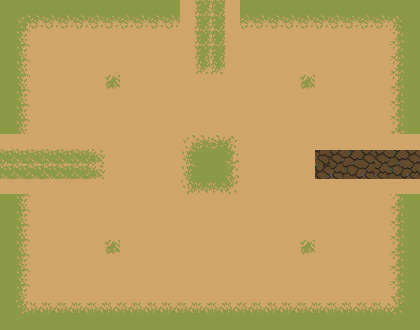

A 2D game scene composited from a Tiled map and its tileset images. What follows is a short description and the map's XML, with every tile layer's data as written:
An orthogonal 28x22 tile map with 15x15 px tiles, 1 tile layer (sueloLayer), 2 tilesets and 21 objects.

<map version="1.10" tiledversion="1.10.2" orientation="orthogonal" renderorder="right-down" width="28" height="22" tilewidth="15" tileheight="15" infinite="0" nextlayerid="3" nextobjectid="29">
 <tileset firstgid="1" source="Ground Tileset.tsx" />
 <tileset firstgid="331" source="bossTileset.tsx" />
 <layer id="1" name="sueloLayer" width="28" height="22">
  <data encoding="csv">
255,255,255,255,255,255,255,255,255,255,255,255,244,257,257,244,255,255,255,255,255,255,255,255,255,255,255,255,
255,221,222,222,222,222,222,222,222,222,222,222,244,257,257,244,222,222,222,222,222,222,222,222,222,222,223,255,
255,243,244,244,244,244,244,244,244,244,244,244,244,257,257,244,244,244,244,244,244,244,244,244,244,244,245,255,
255,243,244,244,244,244,244,244,244,244,244,244,244,257,257,244,244,244,244,244,244,244,244,244,244,244,245,255,
255,243,244,244,244,244,244,244,244,244,244,244,244,279,279,244,244,244,244,244,244,244,244,244,244,244,245,255,
255,243,244,244,244,244,244,301,244,244,244,244,244,244,244,244,244,244,244,244,301,244,244,244,244,244,245,255,
255,243,244,244,244,244,244,244,244,244,244,244,244,244,244,244,244,244,244,244,244,244,244,244,244,244,245,255,
255,243,244,244,244,244,244,244,244,244,244,244,244,244,244,244,244,244,244,244,244,244,244,244,244,244,245,255,
255,243,244,244,244,244,244,244,244,244,244,244,244,244,244,244,244,244,244,244,244,244,244,244,244,244,245,255,
244,244,244,244,244,244,244,244,244,244,244,244,232,233,233,234,244,244,244,244,244,244,244,244,244,244,244,244,
299,299,299,299,299,299,300,244,244,244,244,244,254,255,255,256,244,244,244,244,244,460,545,546,547,545,546,547,
299,299,299,299,299,299,300,244,244,244,244,244,254,255,255,256,244,244,244,244,244,715,630,631,632,630,631,632,
244,244,244,244,244,244,244,244,244,244,244,244,276,277,277,278,244,244,244,244,244,244,244,244,244,244,244,244,
255,243,244,244,244,244,244,244,244,244,244,244,244,244,244,244,244,244,244,244,244,244,244,244,244,244,245,255,
255,243,244,244,244,244,244,244,244,244,244,244,244,244,244,244,244,244,244,244,244,244,244,244,244,244,245,255,
255,243,244,244,244,244,244,244,244,244,244,244,244,244,244,244,244,244,244,244,244,244,244,244,244,244,245,255,
255,243,244,244,244,244,244,301,244,244,244,244,244,244,244,244,244,244,244,244,301,244,244,244,244,244,245,255,
255,243,244,244,244,244,244,244,244,244,244,244,244,244,244,244,244,244,244,244,244,244,244,244,244,244,245,255,
255,243,244,244,244,244,244,244,244,244,244,244,244,244,244,244,244,244,244,244,244,244,244,244,244,244,245,255,
255,243,244,244,244,244,244,244,244,244,244,244,244,244,244,244,244,244,244,244,244,244,244,244,244,244,245,255,
255,265,266,266,266,266,266,266,266,266,266,266,266,266,266,266,266,266,266,266,266,266,266,266,266,266,267,255,
255,255,255,255,255,255,255,255,255,255,255,255,255,255,255,255,255,255,255,255,255,255,255,255,255,255,255,255
</data>
 </layer>
 <objectgroup id="2" name="Colisiones">
  <object id="1" x="0" y="0" width="15" height="120">
   <properties>
    <property name="name" value="pared" />
   </properties>
  </object>
  <object id="2" x="15" y="0" width="150" height="15">
   <properties>
    <property name="name" value="pared" />
   </properties>
  </object>
  <object id="3" x="255" y="0" width="165" height="15">
   <properties>
    <property name="name" value="pared" />
   </properties>
  </object>
  <object id="4" x="405" y="15" width="15" height="105">
   <properties>
    <property name="name" value="pared" />
   </properties>
  </object>
  <object id="5" x="405" y="210" width="15" height="120">
   <properties>
    <property name="name" value="pared" />
   </properties>
  </object>
  <object id="6" x="0" y="315" width="405" height="15">
   <properties>
    <property name="name" value="pared" />
   </properties>
  </object>
  <object id="7" x="0" y="210" width="15" height="105">
   <properties>
    <property name="name" value="pared" />
   </properties>
  </object>
  <object id="8" x="0" y="120" width="15" height="90">
   <properties>
    <property name="name" value="puerta" />
   </properties>
  </object>
  <object id="9" x="165" y="0" width="90" height="15">
   <properties>
    <property name="name" value="puerta" />
   </properties>
  </object>
  <object id="10" x="405" y="120" width="15" height="90">
   <properties>
    <property name="name" value="puerta" />
   </properties>
  </object>
  <object id="11" x="45" y="150" width="30" height="30">
   <properties>
    <property name="name" value="start" />
   </properties>
  </object>
  <object id="12" x="195" y="45" width="30" height="30">
   <properties>
    <property name="name" value="start" />
   </properties>
  </object>
  <object id="13" x="345" y="150" width="30" height="30">
   <properties>
    <property name="name" value="start" />
   </properties>
  </object>
  <object id="14" x="435" y="105" width="30" height="120">
   <properties>
    <property name="name" value="end" />
   </properties>
  </object>
  <object id="15" x="150" y="-45" width="120" height="30">
   <properties>
    <property name="name" value="end" />
   </properties>
  </object>
  <object id="16" x="-45" y="105" width="30" height="120">
   <properties>
    <property name="name" value="end" />
   </properties>
  </object>
  <object id="24" gid="134" x="105" y="90" width="16" height="16">
   <properties>
    <property name="enemigo" value="simple" />
   </properties>
  </object>
  <object id="25" gid="134" x="105" y="255" width="16" height="16">
   <properties>
    <property name="enemigo" value="simple" />
   </properties>
  </object>
  <object id="26" gid="134" x="300" y="255" width="16" height="16">
   <properties>
    <property name="enemigo" value="simple" />
   </properties>
  </object>
  <object id="27" gid="134" x="300" y="90" width="16" height="16">
   <properties>
    <property name="enemigo" value="simple" />
   </properties>
  </object>
  <object id="28" gid="134" x="195" y="179" width="30" height="30">
   <properties>
    <property name="enemigo" value="simple" />
   </properties>
  </object>
 </objectgroup>
</map>
